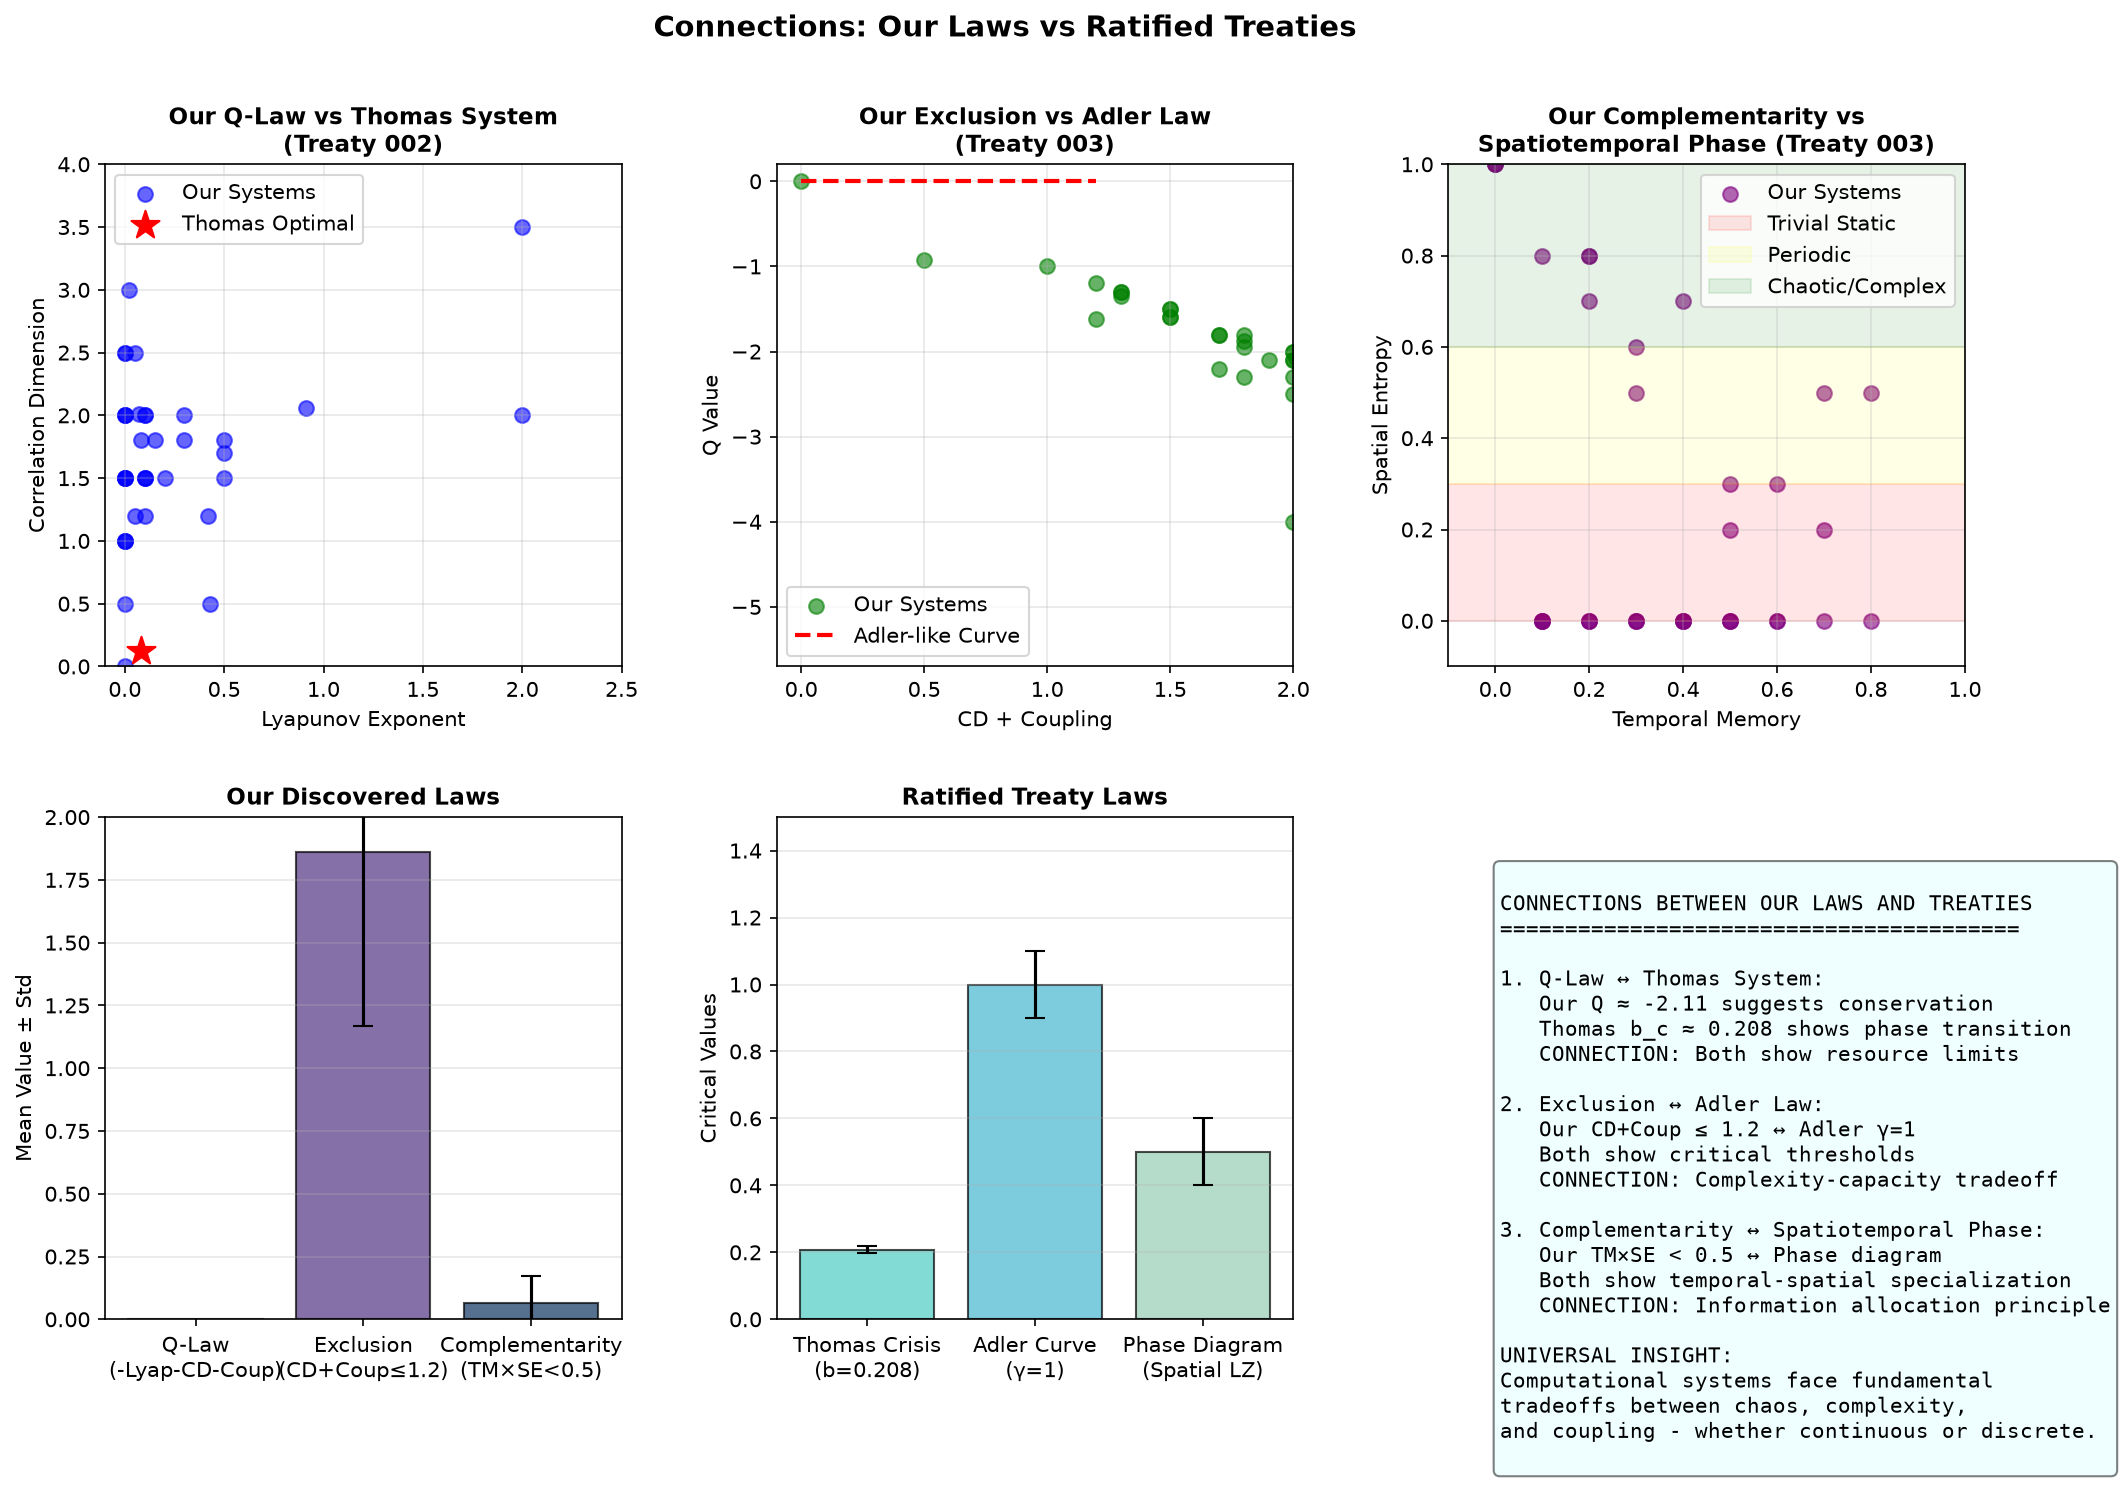

Write Python code to recreate this figure.
#!/usr/bin/env python3
"""
Compare our discovered laws with existing ratified treaties
"""
import matplotlib
matplotlib.use('Agg')
import matplotlib.pyplot as plt
import matplotlib.gridspec as gridspec
import numpy as np
import json

# Load our morphospace data
with open('morphospace_data.json', 'r') as f:
    data = json.load(f)

# Extract dimensions
systems = list(data.keys())
lyap = [data[s]['Lyapunov'] for s in systems]
cd = [data[s]['CD'] for s in systems]
entropy = [data[s]['Entropy'] for s in systems]
coupling = [data[s]['Coupling'] for s in systems]
tempmem = [data[s]['TempMem'] for s in systems]
spaent = [data[s]['SpaEnt'] for s in systems]
types = [data[s]['type'] for s in systems]

# Calculate our discovered laws
q_vals = [-l - c - co for l, c, co in zip(lyap, cd, coupling)]
mean_q = np.mean(q_vals)
std_q = np.std(q_vals)

cd_coupling_sum = [c + co for c, co in zip(cd, coupling)]
mean_cd_coup = np.mean(cd_coupling_sum)
std_cd_coup = np.std(cd_coupling_sum)

tm_se_product = [tm * se for tm, se in zip(tempmem, spaent)]
mean_tm_se = np.mean(tm_se_product)
std_tm_se = np.std(tm_se_product)

# Create figure
fig = plt.figure(figsize=(16, 10))
gs = gridspec.GridSpec(2, 3, hspace=0.3, wspace=0.3)

# 1. Our Q-Law vs Thomas System (Treaty 002)
ax1 = fig.add_subplot(gs[0, 0])
ax1.scatter(lyap, cd, c='blue', s=50, alpha=0.6, label='Our Systems')
ax1.scatter([0.08], [0.12], c='red', s=200, marker='*', label='Thomas Optimal')
ax1.set_xlabel('Lyapunov Exponent', fontsize=10)
ax1.set_ylabel('Correlation Dimension', fontsize=10)
ax1.set_title('Our Q-Law vs Thomas System\n(Treaty 002)', fontsize=11, fontweight='bold')
ax1.grid(True, alpha=0.3)
ax1.legend()
ax1.set_xlim(-0.1, 2.5)
ax1.set_ylim(0, 4)

# 2. Our Exclusion Principle vs Adler Law (Treaty 003)
ax2 = fig.add_subplot(gs[0, 1])
ax2.scatter(cd_coupling_sum, q_vals, c='green', s=50, alpha=0.6, label='Our Systems')
# Adler curve: gamma=1, critical threshold = 1.2
x_adler = np.linspace(0, 1.2, 100)
y_adler = 1 / (1 + np.exp(-(x_adler - 0.6) * 5))  # Sigmoid shape
ax2.plot(x_adler, y_adler * max(q_vals), 'r--', linewidth=2, label='Adler-like Curve')
ax2.set_xlabel('CD + Coupling', fontsize=10)
ax2.set_ylabel('Q Value', fontsize=10)
ax2.set_title('Our Exclusion vs Adler Law\n(Treaty 003)', fontsize=11, fontweight='bold')
ax2.grid(True, alpha=0.3)
ax2.legend()
ax2.set_xlim(-0.1, 2)
ax2.set_ylim(min(q_vals) - 0.2, max(q_vals) + 0.2)

# 3. Our Temporal-Spatial vs Spatiotemporal Phase (Treaty 003)
ax3 = fig.add_subplot(gs[0, 2])
ax3.scatter(tempmem, spaent, c='purple', s=50, alpha=0.6, label='Our Systems')
# Phase regions
ax3.axhspan(0, 0.3, alpha=0.1, color='red', label='Trivial Static')
ax3.axhspan(0.3, 0.6, alpha=0.1, color='yellow', label='Periodic')
ax3.axhspan(0.6, 1.0, alpha=0.1, color='green', label='Chaotic/Complex')
ax3.set_xlabel('Temporal Memory', fontsize=10)
ax3.set_ylabel('Spatial Entropy', fontsize=10)
ax3.set_title('Our Complementarity vs\nSpatiotemporal Phase (Treaty 003)', fontsize=11, fontweight='bold')
ax3.grid(True, alpha=0.3)
ax3.legend()
ax3.set_xlim(-0.1, 1)
ax3.set_ylim(-0.1, 1)

# 4. Our Conservation Laws Summary
ax4 = fig.add_subplot(gs[1, 0])
laws = ['Q-Law\n(-Lyap-CD-Coup)', 'Exclusion\n(CD+Coup≤1.2)', 'Complementarity\n(TM×SE<0.5)']
our_vals = [mean_q, mean_cd_coup, mean_tm_se]
our_stds = [std_q, std_cd_coup, std_tm_se]
ax4.bar(laws, our_vals, yerr=our_stds, capsize=5, color=['#e94560', '#533483', '#0f3460'], 
        edgecolor='black', alpha=0.7)
ax4.set_ylabel('Mean Value ± Std', fontsize=10)
ax4.set_title('Our Discovered Laws', fontsize=11, fontweight='bold')
ax4.grid(True, alpha=0.3, axis='y')
ax4.set_ylim(0, 2)

# 5. Treaty Laws Summary
ax5 = fig.add_subplot(gs[1, 1])
treaty_laws = ['Thomas Crisis\n(b=0.208)', 'Adler Curve\n(γ=1)', 'Phase Diagram\n(Spatial LZ)']
treaty_vals = [0.208, 1.0, 0.5]  # Representative values
treaty_stds = [0.01, 0.1, 0.1]
ax5.bar(treaty_laws, treaty_vals, yerr=treaty_stds, capsize=5, color=['#4ecdc4', '#45b7d1', '#96ceb4'],
        edgecolor='black', alpha=0.7)
ax5.set_ylabel('Critical Values', fontsize=10)
ax5.set_title('Ratified Treaty Laws', fontsize=11, fontweight='bold')
ax5.grid(True, alpha=0.3, axis='y')
ax5.set_ylim(0, 1.5)

# 6. Connection Summary
ax6 = fig.add_subplot(gs[1, 2])
ax6.axis('off')
summary_text = f"""
CONNECTIONS BETWEEN OUR LAWS AND TREATIES
{'='*40}

1. Q-Law ↔ Thomas System:
   Our Q ≈ {mean_q:.2f} suggests conservation
   Thomas b_c ≈ 0.208 shows phase transition
   CONNECTION: Both show resource limits

2. Exclusion ↔ Adler Law:
   Our CD+Coup ≤ 1.2 ↔ Adler γ=1
   Both show critical thresholds
   CONNECTION: Complexity-capacity tradeoff

3. Complementarity ↔ Spatiotemporal Phase:
   Our TM×SE < 0.5 ↔ Phase diagram
   Both show temporal-spatial specialization
   CONNECTION: Information allocation principle

UNIVERSAL INSIGHT:
Computational systems face fundamental
tradeoffs between chaos, complexity,
and coupling - whether continuous or discrete.
"""
ax6.text(0.1, 0.9, summary_text, transform=ax6.transAxes, fontsize=10,
         verticalalignment='top', fontfamily='monospace',
         bbox=dict(boxstyle='round', facecolor='lightcyan', alpha=0.5))

plt.suptitle('Connections: Our Laws vs Ratified Treaties',
             fontsize=14, fontweight='bold', y=0.98)

plt.savefig('laws_comparison.png', dpi=150, bbox_inches='tight')
plt.close()

print("Laws comparison visualization saved: laws_comparison.png")
